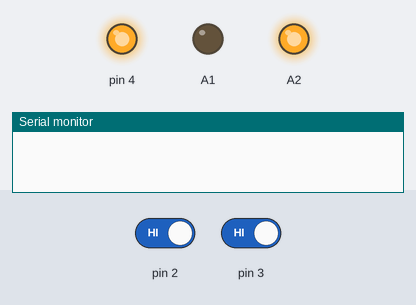
A sketch run on a simulated Arduino Uno, built with avr-gcc and run on an emulated ATmega328P. On the bench: output pins drawn as LEDs (lit = HIGH), the last lines printed to the serial monitor. Inputs (shaded band) come from the test bench; at power-on: pin 2 HIGH, pin 3 HIGH.

Above: at 1.2 s.
1.3 s: pin 2 driven LOW and pin 3 driven LOW
At 2.2 s:
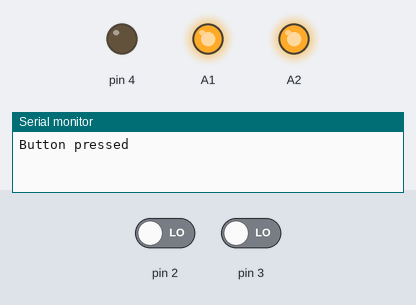
4.3 s: pin 2 driven HIGH and pin 3 driven HIGH
At 5.7 s:
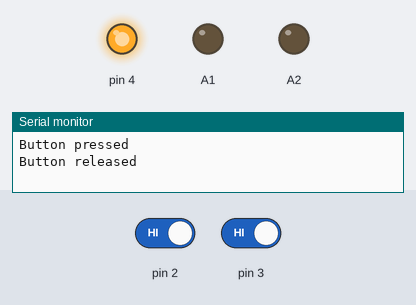
Timing chart, 0 to 7.3 s (numbered marks = the images above; inputs shaded):
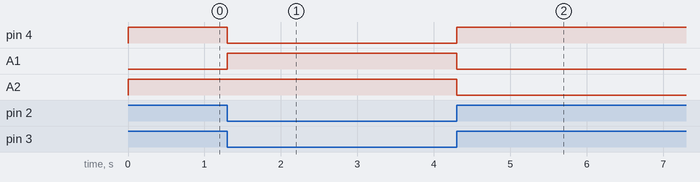

The sketch:

MainWire.ino
```cpp
#include <Keypad.h>

const byte ROWS = 4; //four rows
const byte COLS = 3; //three columns
char keys[ROWS][COLS] = {
  {'1','2','3'},
  {'4','5','6'},
  {'7','8','9'},
  {'*','0','#'}
};

byte rowPins[ROWS] = {12, 11, 10, 9}; //connect to the row pinouts of the keypad
byte colPins[COLS] = {8,7,6}; //connect to the column pinouts of the keypad

Keypad keypad = Keypad( makeKeymap(keys), rowPins, colPins, ROWS, COLS );


boolean butt_flag = 0;
boolean butt;
boolean butt2;
boolean led_flag = 0;
unsigned long last_press;
byte led = 4;
void setup() {
  pinMode(3, INPUT_PULLUP);
  pinMode(2, INPUT_PULLUP);

  pinMode(A2,OUTPUT);

  Serial.begin(9600);
  pinMode(4, OUTPUT);
  pinMode(A1, OUTPUT);
  digitalWrite(4, 1);
  digitalWrite(A1, 0);
  digitalWrite(A2, HIGH);
}

void loop() {
  butt = !digitalRead(3); // считать текущее положение кнопки
  butt2 = !digitalRead(2);
  if (butt2 == 1 && butt == 1 && butt_flag == 0 && millis() - last_press > 100) {
    butt_flag = 1;
    digitalWrite(A2,1);
    Serial.println("Button pressed");
    digitalWrite(4, 0);
    last_press = millis();
    timer();
  }
  if (butt2 == 0 && butt == 0 && butt_flag == 1) {
    digitalWrite(4,1);
    butt_flag = 0;
    Serial.println("Button released");
  }
}


void timer() {
 while (millis()- last_press < 4000) {
  butt = !digitalRead(3);
  butt2 = !digitalRead(2);
  if (butt == 1 && butt2 ==1 )
  digitalWrite(A1,1);
  else break;

 }
 digitalWrite(A1,0);
 digitalWrite(4,1);
 digitalWrite(A2, LOW);
}
```

Measured:
- after the input at 1.3 s, pin 4: HIGH → LOW at once; A1: LOW → HIGH at once
- after the input at 4.3 s, pin 4: LOW → HIGH after 0.00 s instead of 1.0 s; A1, A2: HIGH → LOW after 0.00 s instead of 1.0 s
